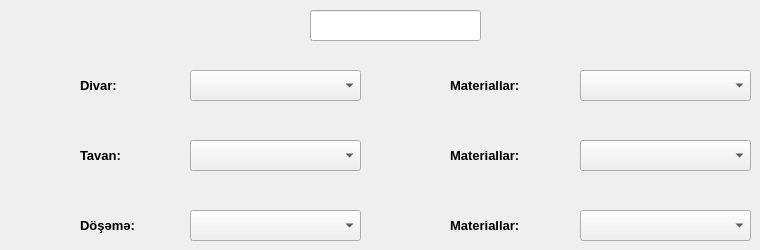
    <widget class="QWidget" name="tab">
     <attribute name="title">
      <string>Məkan_1</string>
     </attribute>
     <widget class="QLineEdit" name="lineEdit_11">
      <property name="geometry">
       <rect>
        <x>310</x>
        <y>10</y>
        <width>171</width>
        <height>31</height>
       </rect>
      </property>
     </widget>
     <widget class="QComboBox" name="comboBox_61">
      <property name="geometry">
       <rect>
        <x>580</x>
        <y>140</y>
        <width>171</width>
        <height>31</height>
       </rect>
      </property>
      <property name="currentIndex">
       <number>-1</number>
      </property>
      <item>
       <property name="text">
        <string>Asma tavan (Aliminium) (Çin)</string>
       </property>
      </item>
      <item>
       <property name="text">
        <string>Asma tavan (plastmas) (Çin)</string>
       </property>
      </item>
      <item>
       <property name="text">
        <string>Asma tavan (Orq steklo) (Çin)</string>
       </property>
      </item>
     </widget>
     <widget class="QComboBox" name="comboBox_62">
      <property name="geometry">
       <rect>
        <x>190</x>
        <y>70</y>
        <width>171</width>
        <height>31</height>
       </rect>
      </property>
      <property name="currentIndex">
       <number>-1</number>
      </property>
      <item>
       <property name="text">
        <string>Rənglənmə</string>
       </property>
      </item>
      <item>
       <property name="text">
        <string>Divar kağızı</string>
       </property>
      </item>
     </widget>
     <widget class="QLabel" name="label_63">
      <property name="geometry">
       <rect>
        <x>80</x>
        <y>210</y>
        <width>131</width>
        <height>31</height>
       </rect>
      </property>
      <property name="font">
       <font>
        <pointsize>10</pointsize>
        <weight>75</weight>
        <bold>true</bold>
       </font>
      </property>
      <property name="text">
       <string>Döşəmə:</string>
      </property>
     </widget>
     <widget class="QComboBox" name="comboBox_63">
      <property name="geometry">
       <rect>
        <x>190</x>
        <y>210</y>
        <width>171</width>
        <height>31</height>
       </rect>
      </property>
      <property name="currentIndex">
       <number>-1</number>
      </property>
      <item>
       <property name="text">
        <string>Parket</string>
       </property>
      </item>
      <item>
       <property name="text">
        <string>Laminat</string>
       </property>
      </item>
      <item>
       <property name="text">
        <string>Parket lövhəsi</string>
       </property>
      </item>
      <item>
       <property name="text">
        <string>Metlax</string>
       </property>
      </item>
      <item>
       <property name="text">
        <string>Lövhə</string>
       </property>
      </item>
     </widget>
     <widget class="QLabel" name="label_64">
      <property name="geometry">
       <rect>
        <x>80</x>
        <y>70</y>
        <width>91</width>
        <height>31</height>
       </rect>
      </property>
      <property name="font">
       <font>
        <pointsize>10</pointsize>
        <weight>75</weight>
        <bold>true</bold>
       </font>
      </property>
      <property name="text">
       <string>Divar:</string>
      </property>
     </widget>
     <widget class="QComboBox" name="comboBox_64">
      <property name="geometry">
       <rect>
        <x>580</x>
        <y>210</y>
        <width>171</width>
        <height>31</height>
       </rect>
      </property>
      <property name="currentIndex">
       <number>-1</number>
      </property>
      <item>
       <property name="text">
        <string>Fısdıq parket 2-ci növ (Azərbaycan)</string>
       </property>
      </item>
      <item>
       <property name="text">
        <string>Fısdıq parket 1-ci növ (Azərbaycan)</string>
       </property>
      </item>
      <item>
       <property name="text">
        <string>Palıd parket 2-ci növ (Rusiya)</string>
       </property>
      </item>
     </widget>
     <widget class="QLabel" name="label_65">
      <property name="geometry">
       <rect>
        <x>450</x>
        <y>140</y>
        <width>131</width>
        <height>31</height>
       </rect>
      </property>
      <property name="font">
       <font>
        <pointsize>10</pointsize>
        <weight>75</weight>
        <bold>true</bold>
       </font>
      </property>
      <property name="text">
       <string>Materiallar:</string>
      </property>
     </widget>
     <widget class="QLabel" name="label_66">
      <property name="geometry">
       <rect>
        <x>450</x>
        <y>210</y>
        <width>131</width>
        <height>31</height>
       </rect>
      </property>
      <property name="font">
       <font>
        <pointsize>10</pointsize>
        <weight>75</weight>
        <bold>true</bold>
       </font>
      </property>
      <property name="text">
       <string>Materiallar:</string>
      </property>
     </widget>
     <widget class="QLabel" name="label_67">
      <property name="geometry">
       <rect>
        <x>450</x>
        <y>70</y>
        <width>131</width>
        <height>31</height>
       </rect>
      </property>
      <property name="font">
       <font>
        <pointsize>10</pointsize>
        <weight>75</weight>
        <bold>true</bold>
       </font>
      </property>
      <property name="text">
       <string>Materiallar:</string>
      </property>
     </widget>
     <widget class="QComboBox" name="comboBox_65">
      <property name="geometry">
       <rect>
        <x>580</x>
        <y>70</y>
        <width>171</width>
        <height>31</height>
       </rect>
      </property>
      <property name="currentIndex">
       <number>-1</number>
      </property>
      <item>
       <property name="text">
        <string>Divar kağızı (Çin)</string>
       </property>
      </item>
      <item>
       <property name="text">
        <string>Divar kağızı (Rusiya)</string>
       </property>
      </item>
      <item>
       <property name="text">
        <string>Divar kağızı (Almaniya)</string>
       </property>
      </item>
      <item>
       <property name="text">
        <string>Divar kağızı (Türkiyə)</string>
       </property>
      </item>
     </widget>
     <widget class="QLabel" name="label_68">
      <property name="geometry">
       <rect>
        <x>80</x>
        <y>140</y>
        <width>91</width>
        <height>31</height>
       </rect>
      </property>
      <property name="font">
       <font>
        <pointsize>10</pointsize>
        <weight>75</weight>
        <bold>true</bold>
       </font>
      </property>
      <property name="text">
       <string>Tavan:</string>
      </property>
     </widget>
     <widget class="QComboBox" name="comboBox_66">
      <property name="geometry">
       <rect>
        <x>190</x>
        <y>140</y>
        <width>171</width>
        <height>31</height>
       </rect>
      </property>
      <property name="currentIndex">
       <number>-1</number>
      </property>
      <item>
       <property name="text">
        <string>Rəngləmə-Alıçpan</string>
       </property>
      </item>
      <item>
       <property name="text">
        <string>Asma tavan</string>
       </property>
      </item>
      <item>
       <property name="text">
        <string>Dartma tavan</string>
       </property>
      </item>
      <item>
       <property name="text">
        <string>Lambirin</string>
       </property>
      </item>
     </widget>
    </widget>
